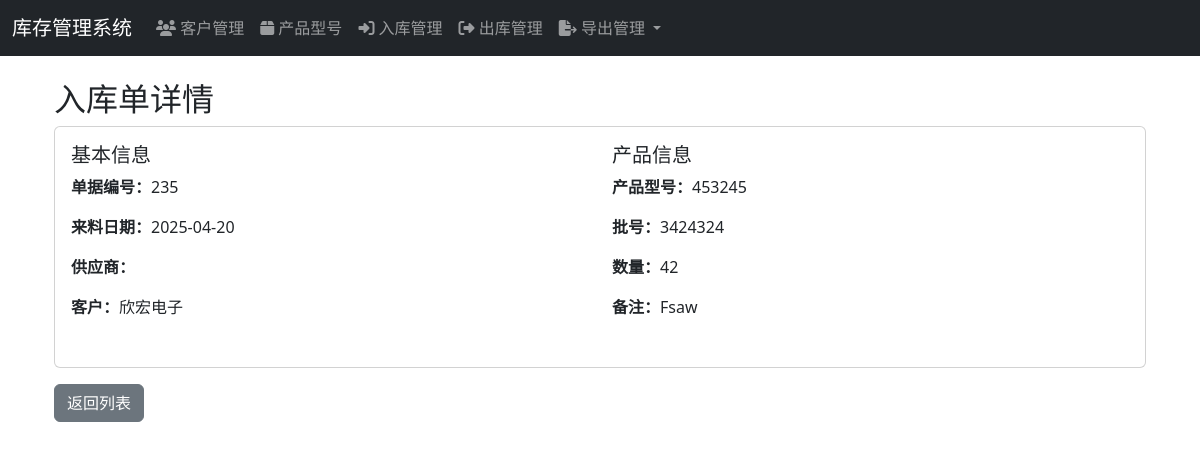
Screenshot of /inventory/inbound/8/ (signed in) with the database file from the repository.
### inventory/models.py (models this page shows, shortened)
class IncomingShipment(models.Model):
    document_number = models.CharField('单据编号', max_length=50)
    supplier = models.CharField('供应商', max_length=100, null=True, blank=True)
    customer = models.ForeignKey(Customer, on_delete=models.CASCADE, verbose_name='客户')
    product_type = models.ForeignKey(ProductType, on_delete=models.CASCADE, verbose_name='产品型号')
    batch_number = models.CharField('批号', max_length=50)
    quantity = models.IntegerField('数量')
    shipment_date = models.DateField('来料日期', default=timezone.now)
    notes = models.TextField('备注', blank=True)
    AUDIT_STATUS_CHOICES = [
        ('PENDING', '待审核'),
        ('APPROVED', '已审核'),
        ('REJECTED', '已驳回'),
    ]
    audit_status = models.CharField('审核状态', max_length=10, choices=AUDIT_STATUS_CHOICES, default='PENDING')
    auditor = models.ForeignKey('auth.User', on_delete=models.SET_NULL, null=True, blank=True, verbose_name='审核人')
    audit_time = models.DateTimeField('审核时间', null=True, blank=True)
    created_at = models.DateTimeField('创建时间', auto_now_add=True)
    class Meta:
        verbose_name = '来料单据'
        verbose_name_plural = '来料单据'

class Customer(models.Model):
    name = models.CharField('客户名称', max_length=100)
    contact = models.CharField('联系人', max_length=50, blank=True)
    phone = models.CharField('联系电话', max_length=20, blank=True)
    address = models.TextField('地址', blank=True)
    batch_number = models.CharField('批号', max_length=50, blank=True)
    model_spec = models.CharField('型号规格', max_length=100, blank=True)
    pin_pitch = models.CharField('针距', max_length=50, blank=True)
    unit_price = models.DecimalField('单价', max_digits=10, decimal_places=2, default=0)
    created_at = models.DateTimeField('创建时间', auto_now_add=True)
    class Meta:
        verbose_name = '客户'
        verbose_name_plural = '客户'

class ProductType(models.Model):
    customer = models.ForeignKey(Customer, on_delete=models.CASCADE, verbose_name='客户')
    name = models.CharField('型号名称', max_length=100)
    model_number = models.CharField('型号', max_length=100)
    barcode = models.CharField('条形码', max_length=50, blank=True)
    description = models.TextField('描述', blank=True)
    unit_price = models.DecimalField('单价', max_digits=10, decimal_places=2, default=0)
    created_at = models.DateTimeField('创建时间', auto_now_add=True)
    is_deleted = models.BooleanField('是否删除', default=False)
    deleted_at = models.DateTimeField('删除时间', null=True, blank=True)
    class Meta:
        verbose_name = '产品型号'
        verbose_name_plural = '产品型号'

### inventory/views.py (the view)
# urls.py: path('inbound/<int:inbound_id>/', views.inbound_detail, name='inbound_detail'),
@login_required
def inbound_detail(request, inbound_id):
    inbound = get_object_or_404(IncomingShipment, id=inbound_id)
    return render(request, 'inventory/inbound_detail.html', {'inbound': inbound})

### inventory/context_processors.py (called while the page is built)
def customers_processor(request):
    return {
        'customers': Customer.objects.all().order_by('name')
    }

### templates/inventory/inbound_detail.html
{% extends 'base.html' %}
{% block content %}
<div class="container mt-4">
    <h2>入库单详情</h2>
    <div class="card">
        <div class="card-body">
            <div class="row mb-3">
                <div class="col-md-6">
                    <h5 class="card-title">基本信息</h5>
                    <p><strong>单据编号：</strong>{{ inbound.document_number }}</p>
                    <p><strong>来料日期：</strong>{{ inbound.shipment_date|date:"Y-m-d" }}</p>
                    <p><strong>供应商：</strong>{{ inbound.supplier.name }}</p>
                    <p><strong>客户：</strong>{{ inbound.customer.name }}</p>
                </div>
                <div class="col-md-6">
                    <h5 class="card-title">产品信息</h5>
                    <p><strong>产品型号：</strong>{{ inbound.product_type.model_number }}</p>
                    <p><strong>批号：</strong>{{ inbound.batch_number }}</p>
                    <p><strong>数量：</strong>{{ inbound.quantity }}</p>
                    <p><strong>备注：</strong>{{ inbound.notes|default:"无" }}</p>
                </div>
            </div>
        </div>
    </div>
    <div class="mt-3">
        <a href="{% url 'inventory:inbound_list' %}" class="btn btn-secondary">返回列表</a>
    </div>
</div>
{% endblock %}

### rows the page displays
IncomingShipment: document_number "235", shipment_date "2025-04-20", customer.name "欣宏电子", product_type.model_number "453245", batch_number "3424324", quantity "42", notes "Fsaw"
